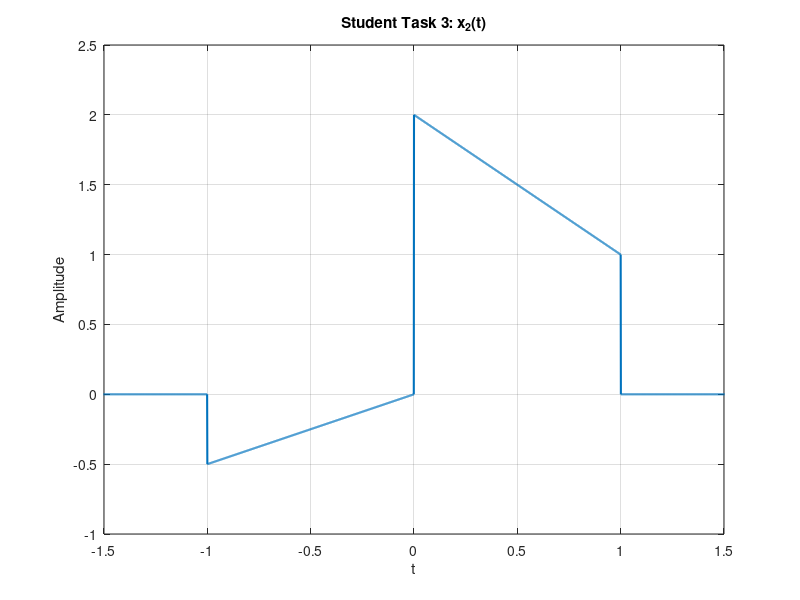

Source code (MATLAB):
t = -2:0.001:2;
x2 = @(t) (0.5*t).*((t>=-1) & (t<0)) + (-t+2).*((t>=0) &
(t<=1));
figure;
plot(t, x2(t), 'LineWidth', 1.5);
title('Student Task 3: x_2(t)');
xlabel('t');
ylabel('Amplitude');
axis([-1.5 1.5 -1 2.5]);
grid on;
